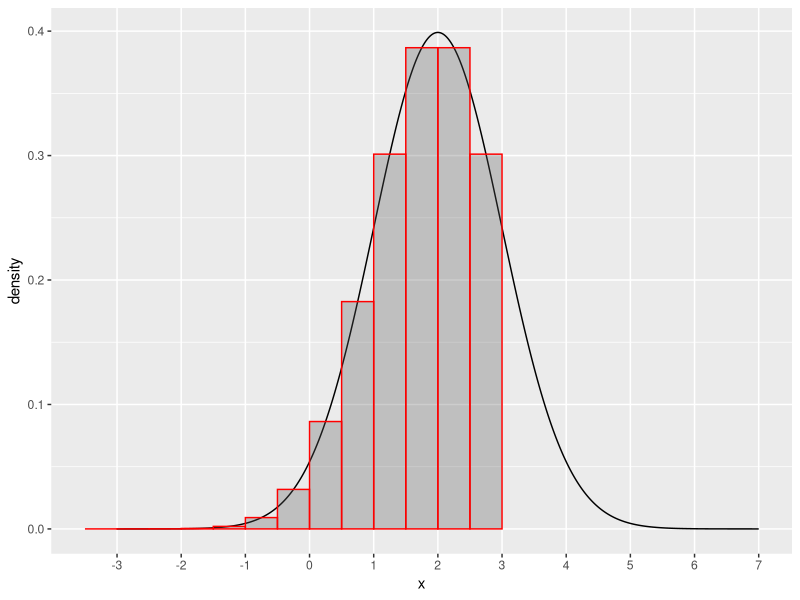
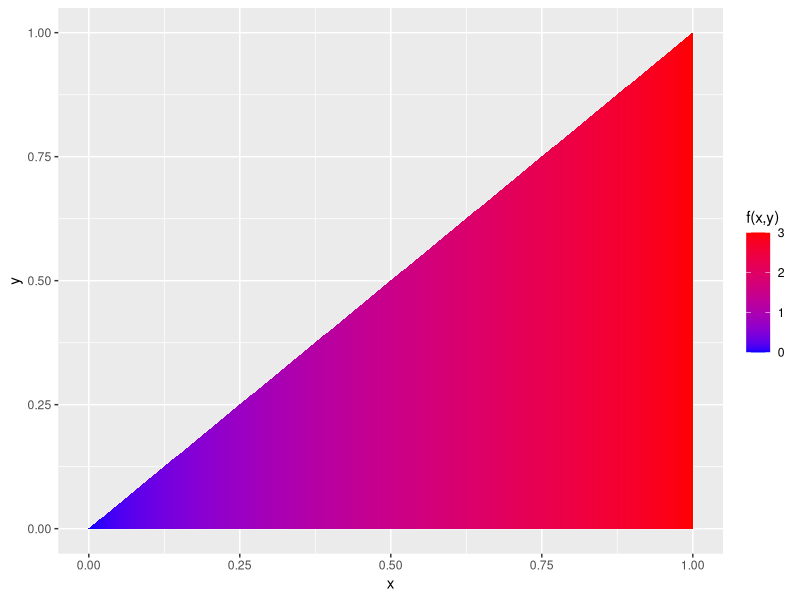

R code for these plots, in order:
## ---- chunk 1
library(ggplot2); library(dplyr);
curve.data <- data.frame( x = seq(-3, 7, by=0.01) ) %>%
  mutate( density = dnorm(x, mean=2, sd=1))
hist.data <- data.frame( x = seq(-3.25, 2.75, by=0.5) ) %>%
  mutate(density = dnorm(x, mean=2, sd=1))

ggplot(curve.data, aes(x=x, y=density)) + 
  geom_line() +
  geom_bar(data=hist.data, stat='identity', width=.5, alpha=.3, color='red') +
  scale_x_continuous(breaks=-3:7, minor=NULL)  
## ---- chunk 2
library(ggplot2); library(dplyr);
data <- expand.grid(x=seq(0,1,by=.001), y=seq(0,1,by=0.001))
data <- data %>% mutate( 
    support = 0 + (y <= x) * (x <= 1),
    z = 3*x * support,
    alpha = ifelse(support==1, 1, 0)) %>%
  filter( x >= y )
ggplot(data, aes(x=x, y=y, fill=z)) +
  geom_tile() +
  scale_fill_continuous(name='f(x,y)', low = 'blue', high='red')
